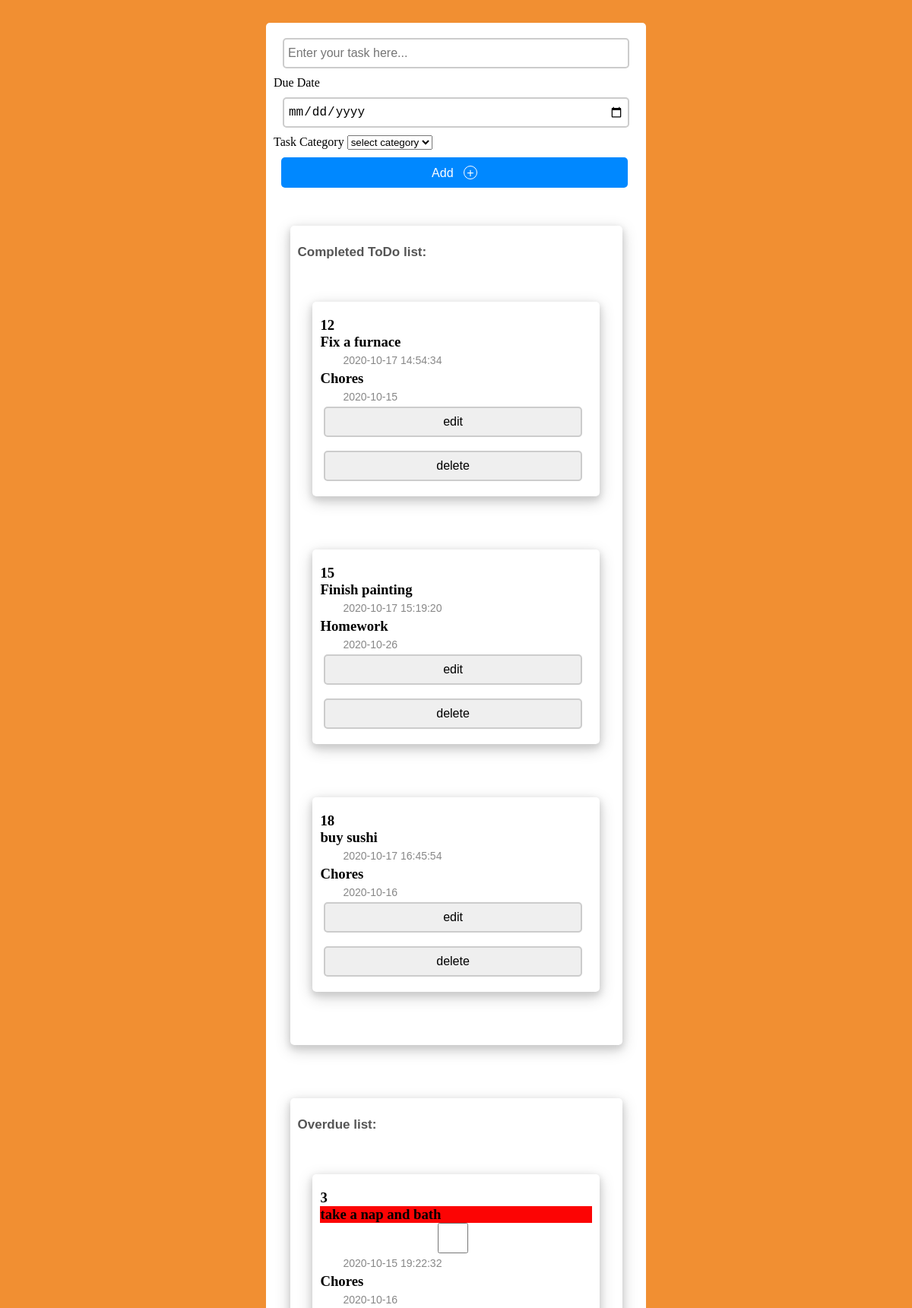
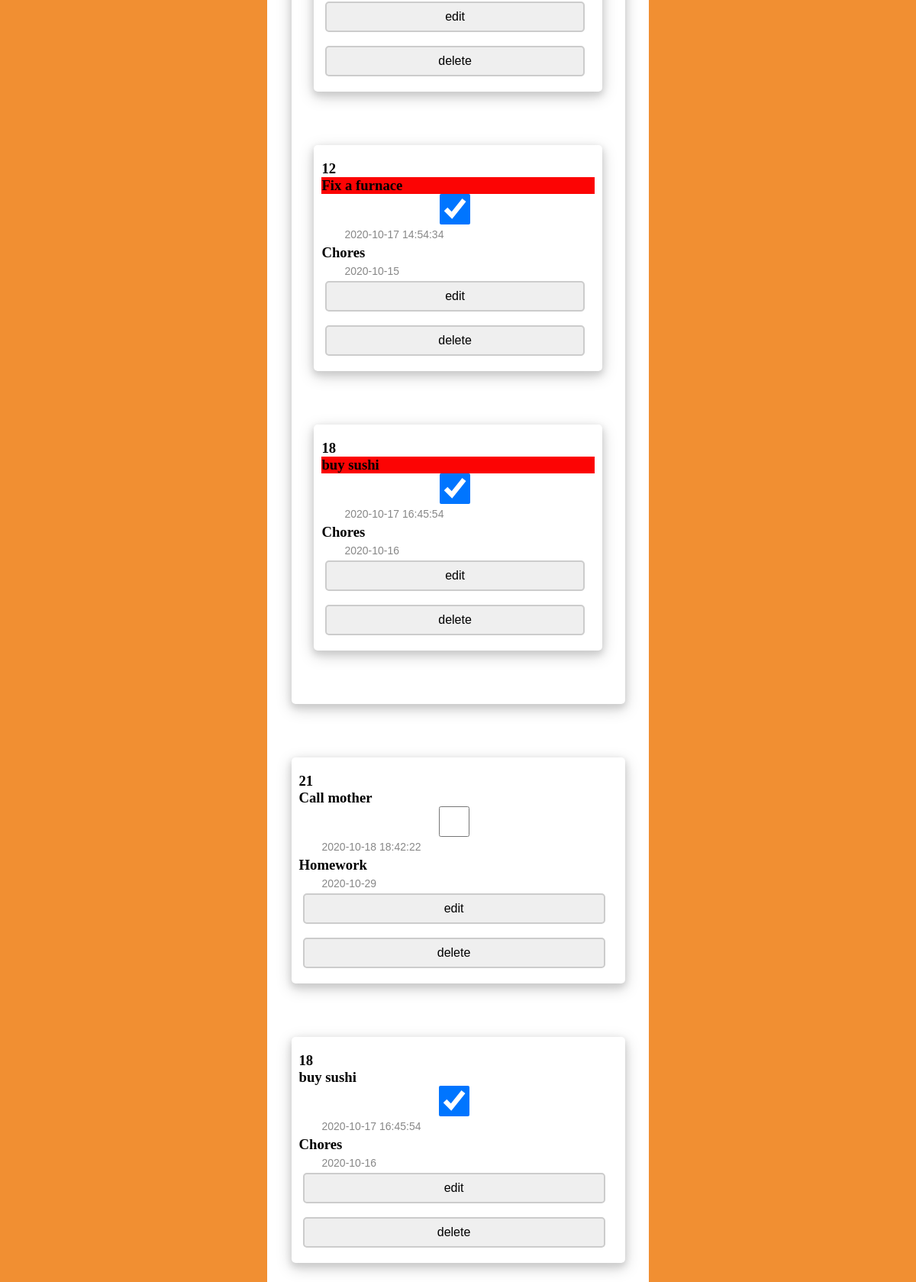
The page / (upper part) on the database its author committed (2 pictures, top to bottom).
### tables this page shows
CREATE TABLE `todos` (
  `id` int(11) NOT NULL,
  `todoTitle` varchar(200) NOT NULL,
  `checked` tinyint(1) NOT NULL DEFAULT 0,
  `date` datetime NOT NULL DEFAULT current_timestamp(),
  `duedate` date DEFAULT NULL,
  `catID` int(11) NOT NULL
);

CREATE TABLE `categories` (
  `catID` int(11) NOT NULL,
  `name` varchar(20) NOT NULL
);

### index.php (the view, shortened to what this page needs)
<?php
$tasks = null;
$donetasks = null;
$overdues = null;
$connection = new mysqli(HOST, USER, PASSWORD, DATABASE);
$sql = 'SELECT todos.id, todos.todoTitle, todos.date, categories.name , todos.checked, todos.duedate FROM todos INNER JOIN categories ON todos.catID = categories.catID ORDER BY todos.id DESC';
$completed = 'SELECT todos.id, todos.todoTitle, todos.date, categories.name, todos.checked, todos.duedate FROM todos INNER JOIN categories ON todos.catID = categories.catID WHERE todos.checked = 1';
$overduetasks = 'SELECT todos.id, todos.todoTitle, todos.date, categories.name , todos.checked, todos.duedate FROM todos INNER JOIN categories ON todos.catID = categories.catID WHERE todos.duedate < NOW()';
$result = $connection->query($sql);
$result_completed = $connection->query($completed);
$result_overdue = $connection->query($overduetasks);
if($result_completed->num_rows > 0)
{
    while ($row_completed = $result_completed->fetch_assoc())
    {
        $donetasks .= sprintf
        ('
            <div class="show-todo-list">
                <div class="todo-item">
                    <h3>%d</h3>
                    <div>
                        <h3>%s</h3>
                    </div>
                    <small>%s</small>
                    <h3>%s</h3>
                    <small>%s</small>
                    <div> <input type="button" value="edit" onclick="window.location.href=`edit.php?id=%d`" > <span> &emsp; </span>
                    <input type="button" value="delete" onclick="window.location.href=`delete.php?id=%d`"> </div>
                </div>
            </div>
        ',
            $row_completed['id'],
            $row_completed['todoTitle'],
            $row_completed['date'],
            $row_completed['name'],
            $row_completed['duedate'],
            $row_completed['id'],
            $row_completed['id'],
        );
    }
}
if (0 === $result_overdue->num_rows )
{
    $overdues = "There are no over due tasks";
}
else
{
    while( $row_overdue = $result_overdue->fetch_assoc() )
    {
        $overdues .= sprintf
        ('
            <div class="show-todo-list">
                <div class="todo-item">
                <form action="status.php" method="POST">
                    <h3>%d</h3>
                    <h3 id="overdue">%s</h3>
        ',
                $row_overdue['id'],
                $row_overdue['todoTitle'],
         );
         if ($row_overdue['checked'] == 1)
         {
             $overdues .= '
             <input value="'.$row_overdue['checked'].'" name="'.$row_overdue['id'].'" type="hidden" >
             <input value="'.$row_overdue['checked'].'" type="checkbox" checked >';
         }
         else
         {
            $overdues .= '
            <input value="'.$row_overdue['checked'].'" name="'.$row_overdue['id'].'" type="hidden" >
            <input value="'.$row_overdue['checked'].'" type="checkbox" >';
         }
         $overdues .= sprintf
         ('
                    </form>
                    <small>%s</small>
                    <h3>%s</h3>
                    <small>%s</small>
                    <div> <input type="button" value="edit" onclick="window.location.href=`edit.php?id=%d`"> <span> &emsp; </span>
                    <input type="button" value="delete" onclick="window.location.href=`delete.php?id=%d`"> </div>
                </div>
            </div>
        ',
                $row_overdue['date'],
                $row_overdue['name'],
                $row_overdue['duedate'],
                $row_overdue['id'],
                $row_overdue['id'],
        );
    }
}
if (0 === $result->num_rows )
{
    $tasks = "There are no tasks";
}
else
{
    while( $row = $result->fetch_assoc() )
    {
        $tasks .= sprintf
        ('
            <div class="show-todo-list">
                <div class="todo-item">
                    <form action="status.php" method="POST">
                        <h3>%d</h3>
                        <h3>%s</h3>
        ',
                $row['id'],
                $row['todoTitle'],
         );
         if ($row['checked'] == 1)
         {
             $tasks .= '
             <input value="'.$row['checked'].'" name="'.$row['id'].'" type="hidden" >
             <input value="'.$row['checked'].'" type="checkbox" checked >';
         }
         else
         {
            $tasks .= '
            <input value="'.$row['checked'].'" name="'.$row['id'].'" type="hidden">
            <input value="'.$row['checked'].'" type="checkbox">';
         }
         $tasks .= sprintf
         ('
                    </form>
                    <small>%s</small>
                    <h3>%s</h3>
                    <small>%s</small>
                    <div> <input type="button" value="edit" onclick="window.location.href=`edit.php?id=%d`">  <span> &emsp; </span>
                    <input type="button" value="delete" onclick="window.location.href=`delete.php?id=%d`"> </div>
                </div>
            </div>
        ',
                $row['date'],
                $row['name'],
                $row['duedate'],
                $row['id'],
                $row['id'],
        );
    }
}
?>
<!DOCTYPE html>
<html lang="en">
<head>
    <link rel="stylesheet" href="css/style.css" >
</head>
<body>
<div class="main-section">
    <div class="add-section">
        <form action="#" method="POST" enctype="multipart/form-data">
            <input type="text"
                    name="title"
                    placeholder="Enter your task here..."/>
            <lable for="due_date">Due Date</lable>
            <input type="date" name="due_date" min="2020-09-01" max="2021-09-01">
            <lable for="category"> Task Category</lable>
            <select name="category" id="category">
                <option value="">select category</option>
            </select>
            <button type="submit"> Add &nbsp; <span>&#43;</span></button>
            <div class="show-todo-list">
                <div class="todo-item">
                    <h2>Completed ToDo list:</h2>
                    <?php echo $donetasks;?>
                </div>
            </div>
            <div class="show-todo-list">
                <div class="todo-item">
                    <h2>Overdue list:</h2>
                    <?php echo $overdues; ?>
                </div>
            </div>
        </form>
        <?php echo $tasks;  ?>
    </div>
</div>
</body>
</html>

### css/style.css (style rules this page uses)
body { background: #f18f32; }
* { padding: 0px; margin: 0px; box-sizing: border-box; }
.main-section { background: transparent; max-width: 500px; width: 90%; height: 500px; margin: 30px auto; border-radius: 10px; }
.add-section { width: 100%; background: #fff; margin: 0px auto; padding: 10px; border-radius: 5px; }
.add-section input { display: block; width: 95%; height: 40px; margin: 10px auto; border: 2px solid #ccc; font-size: 16px; border-radius: 5px; padding: 0px 5px; }
.add-section button { display: block; width: 95%; height: 40px; margin: 10px; border: none; outline: none; background: #0088FF; color: #fff; font-family: sans-serif; font-size: 16px; border-radius: 5px; cursor: pointer; }
.add-section button span { border: 1px solid #fff; border-radius: 50%; display: inline-block; width: 18px; height: 18px; }
.show-todo-list { width: 100%; background: #fff; margin: 30px auto; padding: 10px; border-radius: 5px; }
.todo-item { width: 95%; margin: 10px auto; padding: 20px 10px; box-shadow: 0 4px 8px 0 #ccc, 0 6px 20px 0 #ccc; border-radius: 5px; }
.todo-item h2 { display: inline-block; padding: 5px 0px; font-size: 17px; font-family: sans-serif; color: #555; }
.todo-item small { display: block; width: 100%; padding: 5px 0px; color: #888; padding-left: 30px; font-size: 14px; font-family: sans-serif; }
#overdue { background-color: rgb(252, 4, 4); font-weight: 600; }
.todo-item input { margin: 0px 5px; }

### rows shown on the page
todos: id "12", todoTitle "Fix a furnace", date "2020-10-17 14:54:34", catID.name "Chores", duedate "2020-10-15"
todos: id "15", todoTitle "Finish painting", date "2020-10-17 15:19:20", catID.name "Homework", duedate "2020-10-26"
todos: id "18", todoTitle "buy sushi", date "2020-10-17 16:45:54", catID.name "Chores", duedate "2020-10-16"
todos: id "3", todoTitle "take a nap and bath", date "2020-10-15 19:22:32", catID.name "Chores", duedate "2020-10-16"
todos: id "21", todoTitle "Call mother", date "2020-10-18 18:42:22", catID.name "Homework", duedate "2020-10-29"
